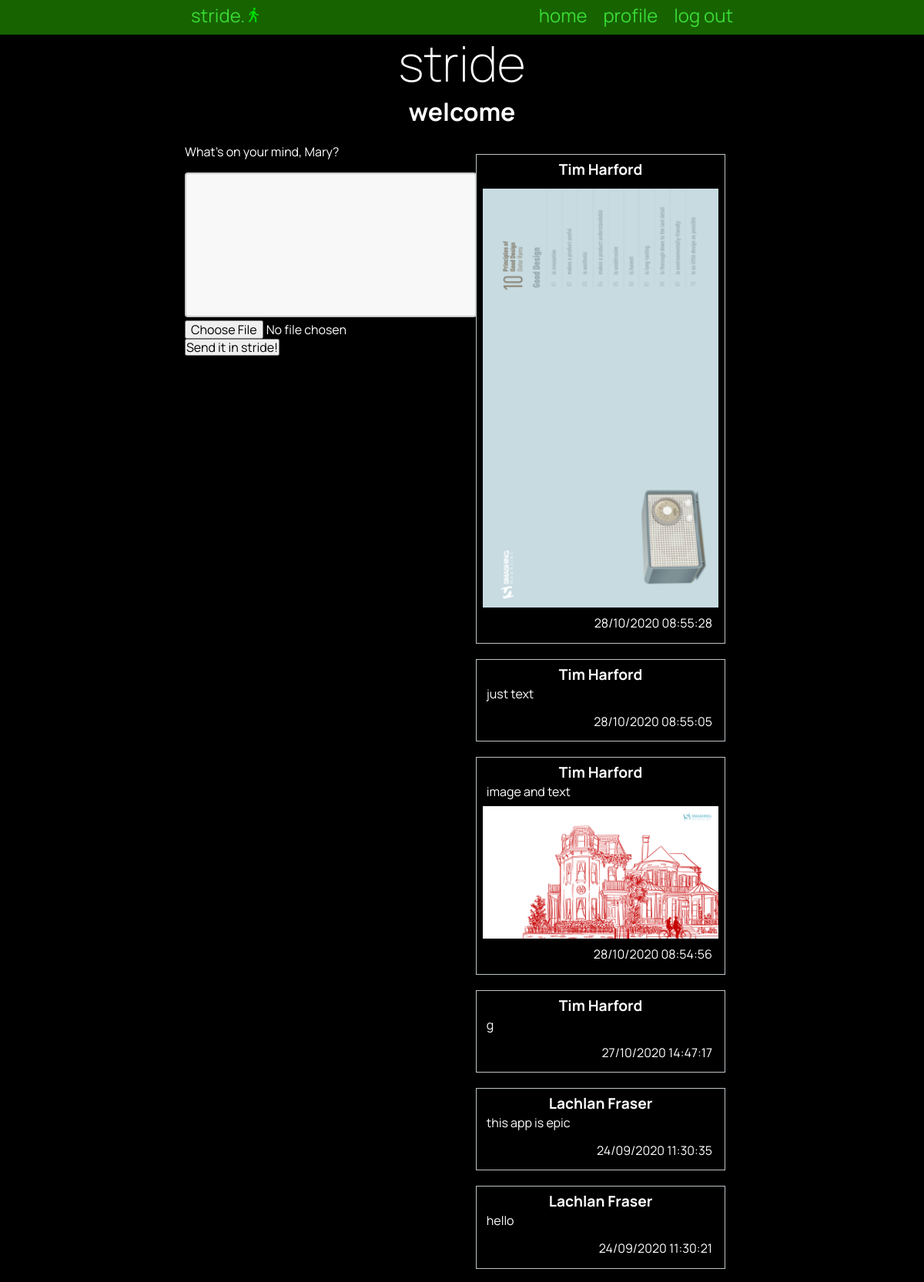
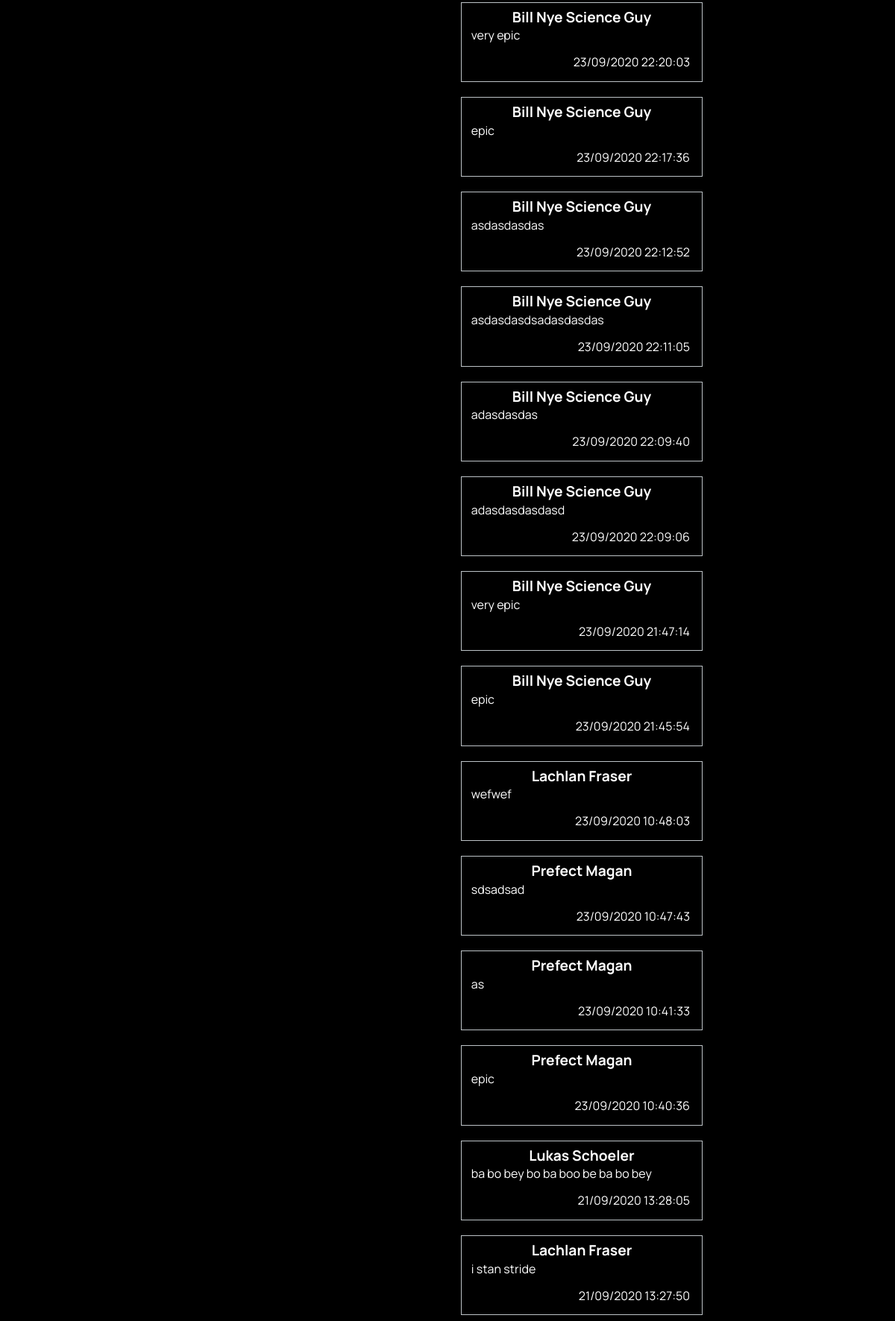
Screenshot of / (signed in) with the database file from the repository (2 pictures, top to bottom).
### tables this page shows
CREATE TABLE "posts"
(
	id INTEGER
		constraint posts_pk
			primary key autoincrement,
	post VARCHAR(500),
	time TIMESTAMP
, customer_id INTEGER, imagename TEXT);

CREATE TABLE "users"
(
	id INTEGER
		constraint customer_pk
			primary key autoincrement,
	fname VARCHAR(30),
	lname varchar(30),
	email varchar(80),
	password CHAR(60)
, biography varchar(255), relationship varchar(50));

### app.py (the view, shortened to what this page needs)
@app.route('/', methods=["GET", "POST"])
def render_homepage():
    if not is_logged_in():
        return redirect('/login')
    con = create_connection(DB_NAME)
    query = """SELECT posts.id,users.fname,users.lname,posts.post,strftime('%d/%m/%Y %H:%M:%S', posts.time) AS time, users.id,posts.imagename
                FROM posts,users
                WHERE posts.customer_id = users.id
                ORDER BY posts.time DESC
                LIMIT 20"""
    cur = con.cursor()  # You need this line next
    cur.execute(query)  # this line actually executes the query
    post_list = cur.fetchall()  # puts the results into a list usable in python
    con.close()
    return render_template('home.html', logged_in=is_logged_in(), posts=post_list)

### app.py (called while the page is built)
def create_connection(db_file):
    try:
        connection = sqlite3.connect(db_file)
        return connection
    except Error as e:
        print(e)
    return None

def is_logged_in():
    if session.get("email") is None:
        print("not logged in")
        return False
    else:
        print("logged in")
        return True

### templates/home.html (shortened to what this page needs)
{% extends "base.html" %}
{% block pageheading %}welcome{% endblock %}
{% block body %}
    <div class="mainPageParent">
        <div class="left">
            {% if logged_in %}
                <form method="POST" enctype="multipart/form-data">
                    <label for="message">What's on your mind, {{ session.firstname }}?</label><br><br>
                    <textarea name="message" id="message" rows="10" cols="40" required> </textarea><br>
                    <input type="file" name="file" id="file"><br>
                    <input type="submit" value="Send it in stride!">
                </form>
            {% else %}
                <strong><em>Hello! Welcome to Stride!<br><br><br><br><br><br> Pay me @paypal >>> tohsgum@gmail.com
                </em></strong>
            {% endif %}
        </div>
        <div class="mainFeed">
            {% for post in posts %}
                <div class="mainFeed-box">
                    <div class="post-box-heading">
                        <h3><a href="/profile/{{ post[5] }}"> {{ post[1] }} {{ post[2] }}</h3></a></h3>
                    </div>
                    <div class="mainFeed-box-text">
                        <p>{{ post[3] }} </p>
                    </div>
                    {% if post[6] != "" %}
                        <div class="mainFeed-box-image">
                            <img src="{{ url_for('static', filename='images/user_uploads/'+post[6]|string) }}">
                        </div>
                    {% endif %}
                    <div class="mainFeed-box-info">
                        {{ post[4] }}
                    </div>
                </div>
            {% endfor %}
        </div>
    </div>
{% endblock %}

### templates/base.html (shortened to what this page needs)
<!DOCTYPE html>
<html lang = "en">
<head>
    <link rel="stylesheet" href="https://cdnjs.cloudflare.com/ajax/libs/normalize/8.0.1/normalize.css"/>
    <link href="{{ url_for('static', filename='stride.css') }}" rel="stylesheet">
</head>
<body>
<nav>
    <div class="container">
        <div class="navbar-brand"><a href="/">stride.  <img width = 13 title = "stride." class = "saturate"> </a> </div>
        <div class="navbar-links">
            <a href="/">home</a>
            {% if logged_in %}
                <a href="/profile">profile</a>
                <a href="/logout">log out</a>
            {% else %}
                <a href="/login">log in</a>
            {% endif %}
        </div>
    </div>
</nav>
<div class="container">
    <header>
        <h1><a href="/">stride</a></h1>
        <h2>{% block pageheading %}{% endblock %}</h2>
    </header>
    {% block body %}{% endblock %}
</div>
</body>
</html>

### static/stride.css (style rules this page uses)
* { font-family: 'Manrope', sans-serif; padding: 0; margin: 0; box-sizing: border-box; }
body { background-color: black; color: rgba(255, 255, 255, 1); }
header h2 { padding: 0.5rem; }
.saturate { filter: saturate(2.8); }
.container { width: 60vw; margin: auto; }
.container::after { content: ""; clear: both; display: table; }
img { max-width: 100%; }
h1 { text-align: center; font-weight: 200; font-size: 4rem; margin: 0; }
h2 { font-size: 2rem; text-align: center; margin: 0 0 1rem 0; }
nav { background-color: rgb(23, 99, 0); text-align: center; font-size: 1.5rem; padding-top: 0.4rem; padding-bottom: 0.7rem; color: rgba(69, 219, 52, 0.73); }
.mainPageParent { width: 100%; }
.left { width: 49%; float: left; }
.navbar-brand { display: inline; float: left; }
.navbar-links { display: inline; float: right; }
nav a { padding: 0 0.5rem; font-size: 1.5rem; color: rgb(58, 219, 52); }
a, a:visited { text-decoration: none; }
h1 a { color: white; }
textarea { box-sizing: border-box; border: 2px solid #ccc; border-radius: 4px; background-color: #f8f8f8; resize: none; }
.mainFeed { display: flex; word-wrap: break-word; flex-wrap: wrap; justify-content: space-evenly; width: 50%; float: right; }
.mainFeed-box { width: 90%; float: right; padding: 0.5rem; margin: 1vw; border: 1px solid rgba(189, 195, 199, 1.0); color: rgb(255, 255, 255); margin-bottom: 0.5rem; }
.mainFeed-box-image > img { width: 100%; }
.mainFeed-box-info { padding: 0.5rem; float: right; }
.mainFeed-box-text { padding: 0.3rem; }
.mainFeed-box a { color: white; }
.mainFeed-box h3 { font-size: 1.2rem; text-align: center; }
.mainFeed-box p { font-size: 1rem; margin-bottom: 0.3rem; }

### rows the page displays
posts: fname "Tim", lname "Harford", imagename (picture), post "28/10/2020 08:55:28"
posts: fname "Tim", lname "Harford", post "just text", post "28/10/2020 08:55:05"
posts: fname "Tim", lname "Harford", post "image and text", imagename (picture), post "28/10/2020 08:54:56"
posts: fname "Tim", lname "Harford", post "g", post "27/10/2020 14:47:17"
posts: fname "Lachlan", lname "Fraser", post "this app is epic", post "24/09/2020 11:30:35"
posts: fname "Lachlan", lname "Fraser", post "hello", post "24/09/2020 11:30:21"
posts: fname "Bill Nye", lname "Science Guy", post "very epic", post "23/09/2020 22:20:03"
posts: fname "Bill Nye", lname "Science Guy", post "epic", post "23/09/2020 22:17:36"
posts: fname "Bill Nye", lname "Science Guy", post "asdasdasdas", post "23/09/2020 22:12:52"
posts: fname "Bill Nye", lname "Science Guy", post "asdasdasdsadasdasdas", post "23/09/2020 22:11:05"
posts: fname "Bill Nye", lname "Science Guy", post "adasdasdas", post "23/09/2020 22:09:40"
posts: fname "Bill Nye", lname "Science Guy", post "adasdasdasdasd", post "23/09/2020 22:09:06"
posts: fname "Bill Nye", lname "Science Guy", post "very epic", post "23/09/2020 21:47:14"
posts: fname "Bill Nye", lname "Science Guy", post "epic", post "23/09/2020 21:45:54"
posts: fname "Lachlan", lname "Fraser", post "wefwef", post "23/09/2020 10:48:03"
posts: fname "Prefect", lname "Magan", post "sdsadsad", post "23/09/2020 10:47:43"
posts: fname "Prefect", lname "Magan", post "as", post "23/09/2020 10:41:33"
posts: fname "Prefect", lname "Magan", post "epic", post "23/09/2020 10:40:36"
posts: fname "Lukas", lname "Schoeler", post "ba bo bey bo ba boo be ba bo bey", post "21/09/2020 13:28:05"
posts: fname "Lachlan", lname "Fraser", post "i stan stride", post "21/09/2020 13:27:50"

### other values shown
{{ session.firstname }} "Mary"
